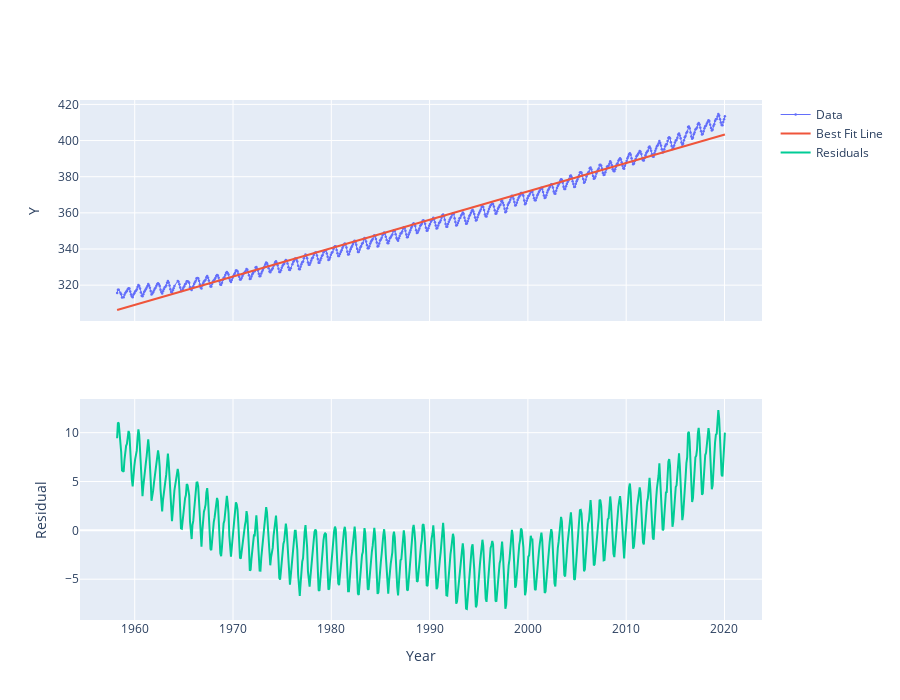

The cell this chart's notebook holds for it:
### Markdown cell above
#### Visualizing the Model

Run the following to visualize the line of best fit and the corresponding residual.

### Code cell
# Visualize predictions
fig = make_subplots(rows=2, cols=1, shared_xaxes=True) 

# Add the Data
fig.add_trace(go.Scatter(x=data["Date"], y=data["Average"], name="Data",
                         mode="markers+lines", 
                         marker=go.scatter.Marker(size=2.5),
                         line=go.scatter.Line(width=1)), row=1, col=1)
# Add the line of best fit.
fig.add_trace(go.Scatter(x=data["Date"], y=yhat, name='Best Fit Line' ),
              row=1, col=1)

# Plot the Residual 
fig.add_trace(go.Scatter(x=data["Date"], y=residual, name='Residuals' ),
              row=2, col=1)

# Axis Labels
fig.update_xaxes(title_text="Year", row=2, col=1)
fig.update_yaxes(title_text="Y", row=1, col=1)
fig.update_yaxes(title_text="Residual", row=2, col=1)
fig.update_layout(height=700)

### Figure 1 — Plotly figure (JSON) as saved in the notebook; plotly's stock layout.template omitted (floating-point values rounded to 4 significant figures; data arrays with more than 128 entries replaced by an {"elided": "..."} marker saying what was removed)
{"data": [{"line": {"width": 1}, "marker": {"size": 2.5}, "mode": "markers+lines", "name": "Data", "type": "scatter", "x": {"elided": "736 float values"}, "xaxis": "x", "y": {"elided": "736 float values"}, "yaxis": "y"}, {"name": "Best Fit Line", "type": "scatter", "x": {"elided": "736 float values"}, "xaxis": "x", "y": {"elided": "736 float values"}, "yaxis": "y"}, {"name": "Residuals", "type": "scatter", "x": {"elided": "736 float values"}, "xaxis": "x2", "y": {"elided": "736 float values"}, "yaxis": "y2"}], "layout": {"height": 700, "xaxis": {"anchor": "y", "domain": [0, 1], "matches": "x2", "showticklabels": false}, "xaxis2": {"anchor": "y2", "domain": [0, 1], "title": {"text": "Year"}}, "yaxis": {"anchor": "x", "domain": [0.575, 1], "title": {"text": "Y"}}, "yaxis2": {"anchor": "x2", "domain": [0, 0.425], "title": {"text": "Residual"}}}}
